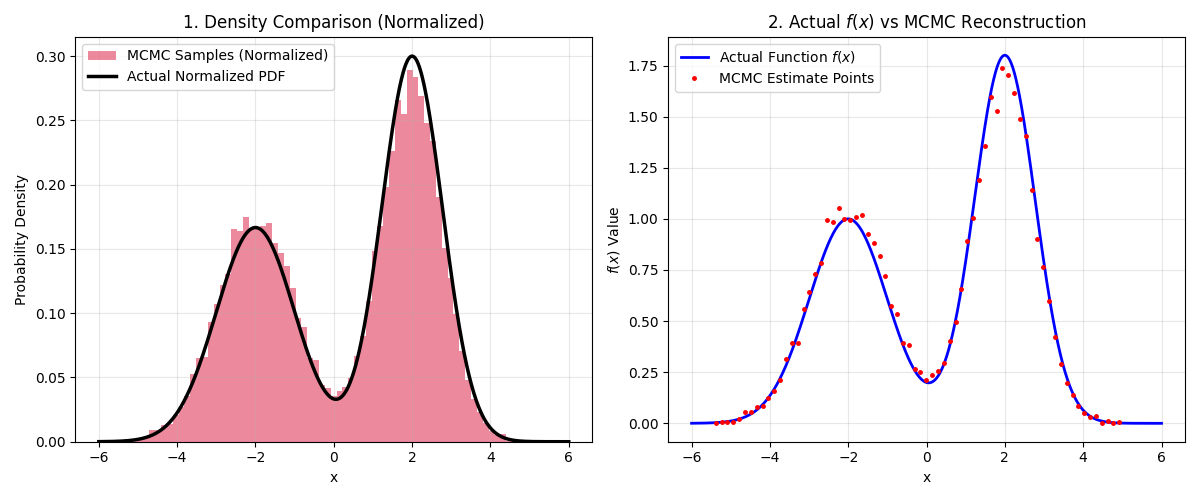

This chart was generated by the following Python code:
import numpy as np
import matplotlib.pyplot as plt

# 1. Target unnormalized function f(x)
def f(x):
    # A asymmetric two-peak function
    return np.exp(-0.5 * (x + 2)**2) + 1.8 * np.exp(-0.5 * (x - 2)**2 / 0.6)

# 2. Pure Metropolis MCMC (Simple symmetric random walk)
def simple_metropolis(target_func, num_samples=60000, step_size=1.5, x_init=0.0):
    samples = []
    x_curr = x_init
    
    for _ in range(num_samples):
        # Uniform symmetric proposal: x_proposed = x_curr + random_step in [-step_size, step_size]
        x_prop = x_curr + np.random.uniform(-step_size, step_size)
        
        # Pure Metropolis ratio (no Hastings proposal correction needed)
        ratio = target_func(x_prop) / target_func(x_curr)
        alpha = min(1.0, ratio)
        
        # Accept or stay
        if np.random.rand() < alpha:
            x_curr = x_prop
            
        samples.append(x_curr)
        
    return np.array(samples)

# --- Run MCMC Simulation ---
num_samples = 60000
burn_in = 10000

samples = simple_metropolis(f, num_samples=num_samples, step_size=1.5, x_init=0.0)
valid_samples = samples[burn_in:]

# --- Compute Exact Normalized PDF for Visual Comparison ---
x_grid = np.linspace(-6, 6, 1000)
actual_unnormalized = f(x_grid)
total_area = np.trapz(actual_unnormalized, x_grid)  # Area under f(x)
actual_normalized_pdf = actual_unnormalized / total_area

# --- Plotting ---
plt.figure(figsize=(12, 5))

# Plot 1: Normalized Probability Density (MCMC Histogram vs True PDF)
plt.subplot(1, 2, 1)
plt.hist(valid_samples, bins=70, density=True, alpha=0.5, color='crimson', label='MCMC Samples (Normalized)')
plt.plot(x_grid, actual_normalized_pdf, 'k-', lw=2.5, label='Actual Normalized PDF')
plt.title('1. Density Comparison (Normalized)')
plt.xlabel('x')
plt.ylabel('Probability Density')
plt.legend()
plt.grid(True, alpha=0.3)

# Plot 2: Direct Function Shape (Re-scaled MCMC vs Unnormalized f(x))
plt.subplot(1, 2, 2)
counts, bin_edges = np.histogram(valid_samples, bins=70, density=True)
bin_centers = 0.5 * (bin_edges[:-1] + bin_edges[1:])
mcmc_unnormalized_estimate = counts * total_area

plt.plot(x_grid, actual_unnormalized, 'b-', lw=2, label='Actual Function $f(x)$')
plt.plot(bin_centers, mcmc_unnormalized_estimate, 'r.', ms=5, label='MCMC Estimate Points')
plt.title('2. Actual $f(x)$ vs MCMC Reconstruction')
plt.xlabel('x')
plt.ylabel('$f(x)$ Value')
plt.legend()
plt.grid(True, alpha=0.3)

plt.tight_layout()
plt.show()
